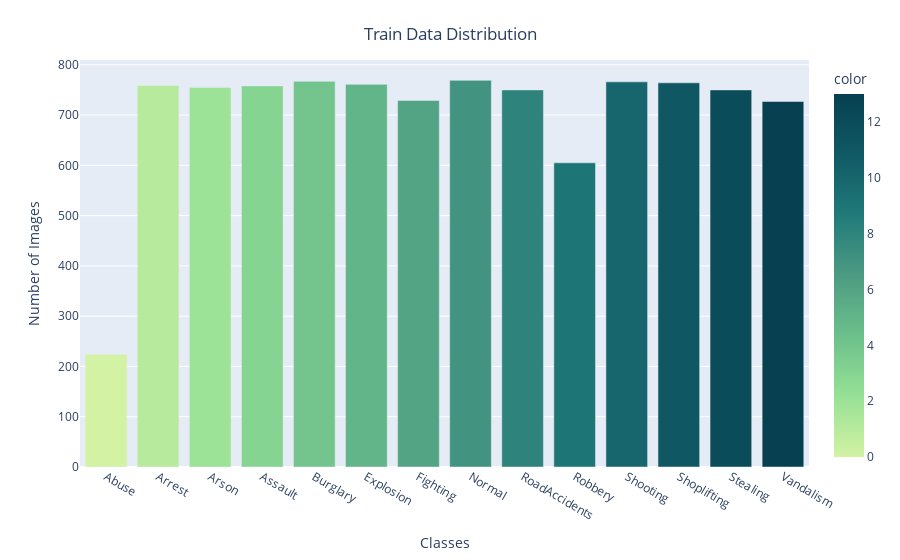

The notebook cell saved with this chart:
### Code cell
fig = px.bar(x = CLASS_LABELS,
             y = [list(train_generator.classes).count(i) for i in np.unique(train_generator.classes)] , 
             color = np.unique(train_generator.classes) ,
             color_continuous_scale="Emrld") 
fig.update_xaxes(title="Classes")
fig.update_yaxes(title = "Number of Images")
fig.update_layout(showlegend = True,
    title = {
        'text': 'Train Data Distribution ',
        'y':0.95,
        'x':0.5,
        'xanchor': 'center',
        'yanchor': 'top'})
fig.show()

### Figure 1 — Plotly figure (JSON) as saved in the notebook; plotly's stock layout.template omitted (floating-point values rounded to 4 significant figures)
{"data": [{"alignmentgroup": "True", "hovertemplate": "x=%{x}<br>y=%{y}<br>color=%{marker.color}<extra></extra>", "legendgroup": "", "marker": {"color": [0, 1, 2, 3, 4, 5, 6, 7, 8, 9, 10, 11, 12, 13], "coloraxis": "coloraxis", "pattern": {"shape": ""}}, "name": "", "offsetgroup": "", "orientation": "v", "showlegend": false, "textposition": "auto", "type": "bar", "x": ["Abuse", "Arrest", "Arson", "Assault", "Burglary", "Explosion", "Fighting", "Normal", "RoadAccidents", "Robbery", "Shooting", "Shoplifting", "Stealing", "Vandalism"], "xaxis": "x", "y": [224, 759, 755, 758, 767, 761, 729, 769, 750, 605, 766, 764, 750, 727], "yaxis": "y"}], "layout": {"autosize": true, "barmode": "relative", "coloraxis": {"colorbar": {"title": {"text": "color"}}, "colorscale": [[0, "rgb(211, 242, 163)"], [0.1667, "rgb(151, 225, 150)"], [0.3333, "rgb(108, 192, 139)"], [0.5, "rgb(76, 155, 130)"], [0.6667, "rgb(33, 122, 121)"], [0.8333, "rgb(16, 89, 101)"], [1, "rgb(7, 64, 80)"]]}, "legend": {"tracegroupgap": 0}, "margin": {"t": 60}, "showlegend": true, "title": {"text": "Train Data Distribution ", "x": 0.5, "xanchor": "center", "y": 0.95, "yanchor": "top"}, "xaxis": {"anchor": "y", "autorange": true, "domain": [0, 1], "range": [-0.5, 13.5], "title": {"text": "Classes"}, "type": "category"}, "yaxis": {"anchor": "x", "autorange": true, "domain": [0, 1], "range": [0, 809.5], "title": {"text": "Number of Images"}, "type": "linear"}}}
